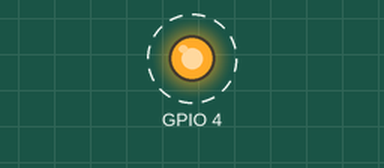
The program below on a simulated Raspberry Pi (BCM pin numbers). Parts: output pins drawn as LEDs (lit = HIGH). Dashed ring = blinking.

Above: at 0.2 s.
Timing chart, 0 to 3.0 s (numbered marks = the images above):
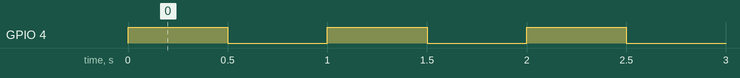

The program:

blinking_led.py
```python
import RPi.GPIO as GPIO
import time

GPIO.setmode(GPIO.BCM)
GPIO.setup(4, GPIO.OUT)

try:
    while (True):
        GPIO.output(4, True)
        time.sleep(0.5)
        GPIO.output(4, False)
        time.sleep(0.5)
finally:
    print("Limpiando los pines GPIO!!!")
    GPIO.cleanup()
```

Measured:
- by itself, GPIO 4: alternates HIGH for 0.50 s and LOW for 0.50 s
